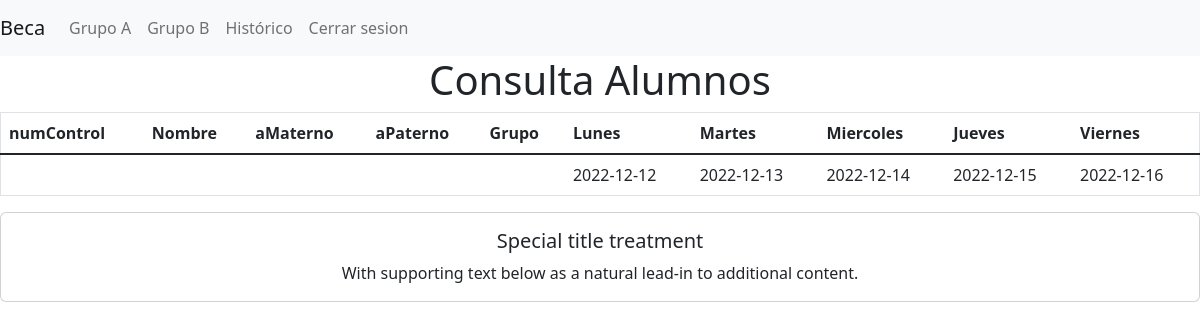
/consulta.php (signed in), run on the app's committed database.
### tables this page shows
CREATE TABLE IF NOT EXISTS `ba_fechas` (
  `Lunes` date NOT NULL,
  `Martes` date NOT NULL,
  `Miercoles` date NOT NULL,
  `Jueves` date NOT NULL,
  `Viernes` date NOT NULL,
  PRIMARY KEY (`Lunes`)
);

### consulta.php (the view, shortened to what this page needs)
<!DOCTYPE html>
<html lang="en">
<head>
    <link href="https://cdn.jsdelivr.net/npm/bootstrap@5.2.2/dist/css/bootstrap.min.css" rel="stylesheet"
>
</head>
<body>
    <?php
include_once("../Nueva_carpeta/menu.php");
?>
    <center>
        <h1>Consulta Alumnos</h1>
        <table class="table" border="1">
            <thead>
                <tr>
                    <th scope="col">numControl</th>
                    <th scope="col">Nombre</th>
                    <th scope="col">aMaterno</th>
                    <th scope="col">aPaterno</th>
                    <th scope="col">Grupo</th>
                    <th scope="col">Lunes</th>
                    <th scope="col">Martes</th>
                    <th scope="col">Miercoles</th>
                    <th scope="col">Jueves</th>
                    <th scope="col">Viernes</th>
                </tr>
            </thead>
            <tbody class="table-group-divider">
                <tr>
                   <?php
                   require_once("conexion.php");
                   $sql = "SELECT * FROM `ba_fechas`";
                   $update = $connection -> query($sql);
                   while($row = $update -> fetch_array()){
                    echo "<td colspan='5'></td>
                    <td>".$row['Lunes']."</td>
                    <td>".$row['Martes']."</td>
                    <td>".$row['Miercoles']."</td>
                    <td>".$row['Jueves']."</td>
                    <td>".$row['Viernes']."</td> ";
                   }
                   ?>
                </tr>
            </tbody>
        </table>
    </center>
<?php
include_once("footer.php");
?>
</body>
</html>

### menu.php (shortened to what this page needs)
<nav class="navbar navbar-expand-lg navbar-light bg-light">
    <a class="navbar-brand" href="consulta.php">Beca</a>
    <div class="collapse navbar-collapse" id="navbarNav">
        <ul class="navbar-nav">
            <li class="nav-item active">
                <a class="nav-link" href="consulta.php">Grupo A</a>
            </li>
            <li class="nav-item">
                <a class="nav-link" href="consultaB.php">Grupo B</a>
            </li>
            <li class="nav-item">
                <a class="nav-link" href="historico.html">Histórico</a>
            </li>
            <li class="nav-item active">
                <a class="nav-link" href="cerrar_Sesion.php">Cerrar sesion</a>
            </li>
        </ul>
    </div>
</nav>

### footer.php
<div class="card text-center">
  <div class="card-body">
    <h5 class="card-title">Special title treatment</h5>
    <p class="card-text">With supporting text below as a natural lead-in to additional content.</p>
  </div>
</div>

### data on the page
ba_fechas: Lunes "2022-12-12", Martes "2022-12-13", Miercoles "2022-12-14", Jueves "2022-12-15", Viernes "2022-12-16"
